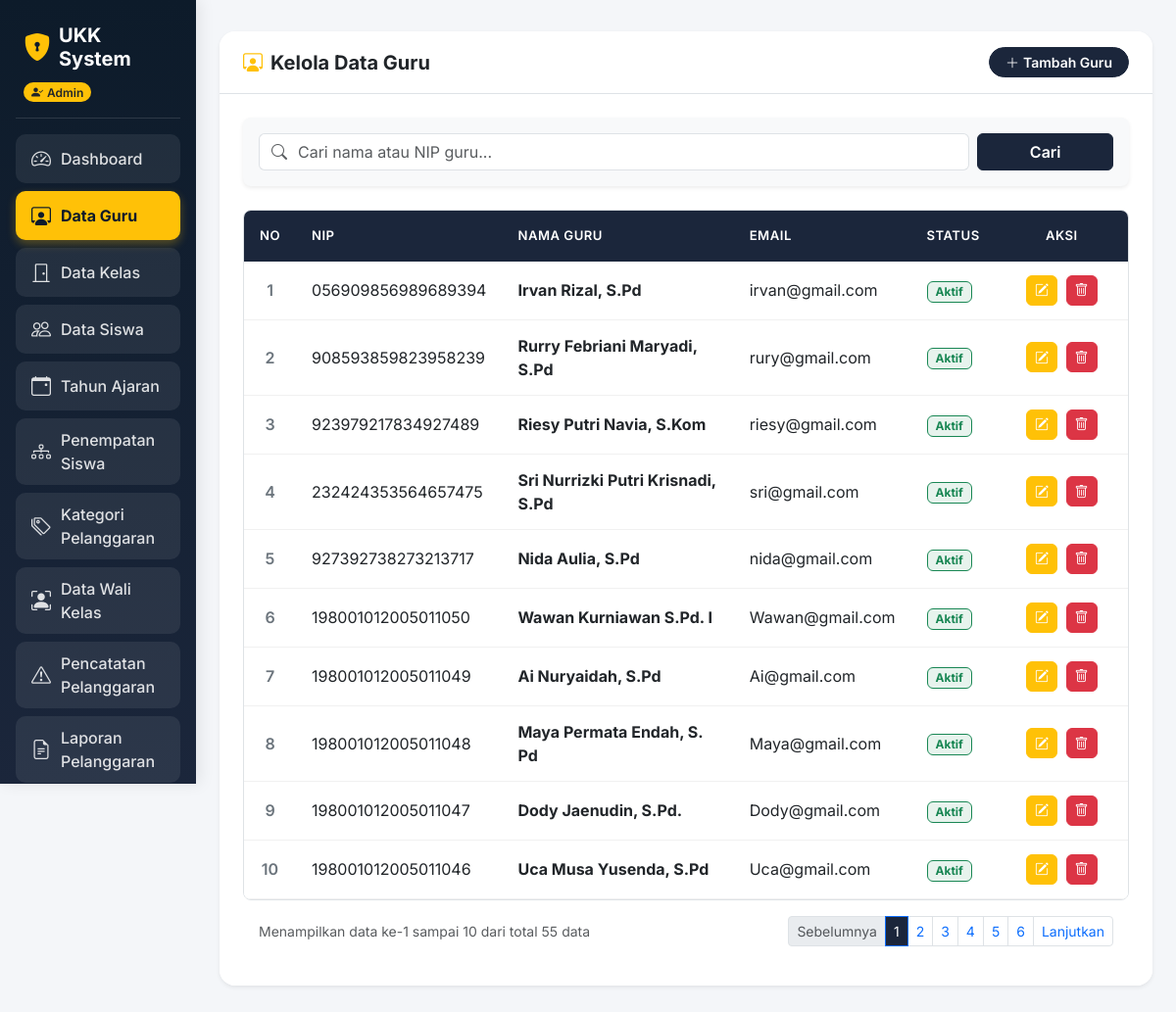
The page /dashboard.php?tab=menu2 (signed in) on the database its author committed.
### tables this page shows
CREATE TABLE `t_guru` (
  `id` int(11) NOT NULL,
  `nip` varchar(30) NOT NULL,
  `nama` varchar(150) DEFAULT NULL,
  `email` varchar(150) NOT NULL,
  `status_aktif` tinyint(1) NOT NULL,
  `user_id` int(11) NOT NULL,
  `created_at` timestamp NOT NULL DEFAULT current_timestamp(),
  `updated_at` timestamp NOT NULL DEFAULT current_timestamp()
);

### tab_guru.php (shortened to what this page needs)
<?php
$batas = 10;
$halaman = isset($_GET['halaman']) ? (int)$_GET['halaman'] : 1;
$halaman_awal = ($halaman > 1) ? ($halaman * $batas) - $batas : 0;
$cari = isset($_GET['cari_guru']) ? mysqli_real_escape_string($koneksi, $_GET['cari_guru']) : '';
$action = $_GET['action'] ?? '';
?>
<div class="container-fluid py-2 px-0">
  <?php if ($action === 'tambah'): ?>
    <div class="row">
      <div class="col-12">
        <form action="dashboard.php?tab=menu2&action=tambah" method="POST">
          <div class="card border-0 shadow-sm rounded-4 overflow-hidden">
            <div class="card-header text-white p-4" style="background: linear-gradient(135deg, #0d1b2a 0%, #1b263b 100%);">
              <h5 class="mb-0 fw-bold"><i class="bi bi-person-plus-fill me-2 text-warning"></i>Tambah Data Guru & Akun Login Baru</h5>
            </div>
            <div class="card-body p-4 bg-white">
              <div class="row g-3 mb-3">
                <div class="col-md-6">
                  <label class="form-label fw-bold">NIP Guru (Maks. 18 Digit)</label>
                  <input type="text" name="nip" class="form-control" maxlength="18" placeholder="Masukkan NIP (Maks 18 angka)" required>
                </div>
                <div class="col-md-6">
                  <label class="form-label fw-bold">Nama Lengkap</label>
                  <input type="text" name="nama" class="form-control" placeholder="Masukkan Nama Guru" required>
                </div>
              </div>
              <div class="row g-3 mb-3">
                <div class="col-md-6">
                  <label class="form-label fw-bold">Email (Untuk Login)</label>
                  <input type="email" name="email" class="form-control" placeholder="contoh@sekolah.sch.id" required>
                </div>
                <div class="col-md-6">
                  <label class="form-label fw-bold">Status Aktif</label>
                  <select name="status_aktif" class="form-select" required>
                    <option value="1">Aktif</option>
                    <option value="0">Tidak Aktif</option>
                  </select>
                </div>
              </div>
              <div class="mb-4">
                <label class="form-label fw-bold">Password Akun Login Guru</label>
                <input type="password" name="password" class="form-control" placeholder="Masukkan password (Default: 123456 jika kosong)">
                <small class="text-muted">*Akun login baru akan otomatis terdaftar dan bisa langsung dipakai guru untuk masuk ke sistem.</small>
              </div>
              <div class="pt-3 border-top d-flex gap-2 justify-content-end">
                <a href="dashboard.php?tab=menu2" class="btn btn-secondary px-4">Batal</a>
                <button type="submit" name="simpan_guru" class="btn text-white px-4 fw-bold" style="background-color: #1b263b; border-color: #1b263b;">Simpan & Buat Akun</button>
              </div>
            </div>
          </div>
        </form>
      </div>
    </div>
  <?php else:
      if (!empty($cari)) {
          $query_total = mysqli_query($koneksi, "SELECT * FROM t_guru WHERE nama LIKE '%$cari%' OR nip LIKE '%$cari%'");
      } else {
          $query_total = mysqli_query($koneksi, "SELECT * FROM t_guru");
      }
      $total_data = ($query_total) ? mysqli_num_rows($query_total) : 0;
      $total_halaman = ceil($total_data / $batas);
  ?>
  <div class="card border-0 shadow-sm rounded-4 overflow-hidden mb-4">
    <div class="card-header bg-white py-3 px-4 border-bottom d-flex flex-wrap justify-content-between align-items-center gap-2">
      <h5 class="fw-bold mb-0 text-dark">
        <i class="bi bi-person-workspace me-2 text-warning"></i>Kelola Data Guru
      </h5>
      <a href="dashboard.php?tab=menu2&action=tambah" class="btn btn-sm px-3 rounded-pill fw-semibold text-white" style="background-color: #1b263b; border-color: #1b263b;">
        <i class="bi bi-plus-lg me-1"></i>Tambah Guru
      </a>
    </div>
    <div class="card-body p-4 bg-white">
      <div class="card border-0 shadow-sm mb-4 rounded-3 bg-light">
        <div class="card-body p-3">
          <form action="dashboard.php" method="GET" class="row g-2 align-items-center">
            <div class="col-md-10">
              <div class="input-group">
                <span class="input-group-text bg-white text-muted border-end-0"><i class="bi bi-search"></i></span>
                <input type="text" name="cari_guru" class="form-control border-start-0 ps-0" placeholder="Cari nama atau NIP guru..." value="<?= htmlspecialchars($cari); ?>">
              </div>
            </div>
            <div class="col-md-2 d-flex gap-2">
              <button type="submit" class="btn w-100 fw-semibold text-white" style="background-color: #1b263b; border-color: #1b263b;">Cari</button>
            </div>
          </form>
        </div>
      </div>
      <div class="table-responsive rounded-3 overflow-hidden border">
        <table class="table table-hover align-middle mb-0">
          <thead>
            <tr>
              <th class="py-3 text-center" style="width: 5%;">NO</th>
              <th class="py-3">NIP</th>
              <th class="py-3">NAMA GURU</th>
              <th class="py-3">EMAIL</th>
              <th class="py-3">STATUS</th>
              <th class="py-3 text-center" style="width: 15%;">AKSI</th>
            </tr>
          </thead>
          <tbody>
            <?php
            if (!empty($cari)) {
                $q_guru = mysqli_query($koneksi, "SELECT * FROM t_guru WHERE nama LIKE '%$cari%' OR nip LIKE '%$cari%' ORDER BY id DESC LIMIT $halaman_awal, $batas");
            } else {
                $q_guru = mysqli_query($koneksi, "SELECT * FROM t_guru ORDER BY id DESC LIMIT $halaman_awal, $batas");
            }
            if ($q_guru && mysqli_num_rows($q_guru) > 0) {
                $no = $halaman_awal + 1;
                while ($g = mysqli_fetch_assoc($q_guru)) {
                    $status_badge = (($g['status_aktif'] ?? 1) == 1) ? '<span class="badge bg-success bg-opacity-10 text-success border border-success px-2 py-1">Aktif</span>' : '<span class="badge bg-secondary bg-opacity-10 text-secondary border px-2 py-1">Tidak Aktif</span>';
            ?>
                    <tr>
                      <td class="text-center fw-semibold text-secondary"><?= $no; ?></td>
                      <td><?= htmlspecialchars($g['nip'] ?? '-'); ?></td>
                      <td class="fw-bold text-dark"><?= htmlspecialchars($g['nama'] ?? '-'); ?></td>
                      <td><?= htmlspecialchars($g['email'] ?? '-'); ?></td>
                      <td><?= $status_badge; ?></td>
                      <td class="text-center">
                        <a href="dashboard.php?tab=menu2&action=edit&id=<?= $g['id']; ?>" class="btn btn-warning btn-sm text-white px-2 py-1 rounded-2 me-1" title="Edit">
                          <i class="bi bi-pencil-square"></i>
                        </a>
                        <a href="guru/guru_hapus.php?id=<?= $g['id']; ?>" class="btn btn-danger btn-sm px-2 py-1 rounded-2" title="Hapus" onclick="return confirm('Yakin ingin menghapus data guru ini?')">
                          <i class="bi bi-trash"></i>
                        </a>
                      </td>
                    </tr>
            <?php
                    $no++;
                }
            } else {
                echo "<tr><td colspan='6' class='text-center py-4 text-muted'>
                        <i class='bi bi-folder2-open display-6 d-block mb-2'></i>
                        Belum ada data guru di database.
                      </td></tr>";
            }
            ?>
          </tbody>
        </table>
      </div>
      <?php if ($total_halaman > 1): ?>
      <div class="card-footer bg-white border-0 py-3 d-flex justify-content-between align-items-center">
        <small class="text-muted">
          Menampilkan data ke-<?= ($halaman_awal + 1); ?> sampai <?= min($halaman_awal + $batas, $total_data); ?> dari total <?= $total_data; ?> data
        </small>
        <nav>
          <ul class="pagination pagination-sm mb-0">
            <li class="page-item <?= ($halaman <= 1) ? 'disabled' : ''; ?>">
              <a class="page-link" href="dashboard.php?tab=menu2&halaman=<?= $halaman - 1; ?><?= !empty($cari) ? '&cari_guru='.$cari : ''; ?>">Sebelumnya</a>
            </li>
            <?php for ($x = 1; $x <= $total_halaman; $x++): ?>
              <li class="page-item <?= ($halaman == $x) ? 'active' : ''; ?>">
                <a class="page-link" style="<?= ($halaman == $x) ? 'background-color: #1b263b; color: white;' : ''; ?>" href="dashboard.php?tab=menu2&halaman=<?= $x; ?><?= !empty($cari) ? '&cari_guru='.$cari : ''; ?>"><?= $x; ?></a>
              </li>
            <?php endfor; ?>
            <li class="page-item <?= ($halaman >= $total_halaman) ? 'disabled' : ''; ?>">
              <a class="page-link" href="dashboard.php?tab=menu2&halaman=<?= $halaman + 1; ?><?= !empty($cari) ? '&cari_guru='.$cari : ''; ?>">Lanjutkan</a>
            </li>
          </ul>
        </nav>
      </div>
      <?php endif; ?>
    </div>
  </div>
  <?php endif; ?>
</div>

### dashboard.php (style rules this page uses)
body { font-family: 'Inter', sans-serif; background-color: #f4f6f9; color: #333; }
.table thead th { background-color: #1b263b; color: #ffffff; font-weight: 600; text-transform: uppercase; font-size: 0.82rem; letter-spacing: 0.5px; padding: 14px 16px; border: none; }
.table tbody td { padding: 14px 16px; vertical-align: middle; border-color: #f1f1f1; }

### rows shown on the page
t_guru: nip "056909856989689394", nama "Irvan Rizal, S.Pd", email "irvan@gmail.com", status_aktif "Aktif"
t_guru: nip "908593859823958239", nama "Rurry Febriani Maryadi, S.Pd", email "rury@gmail.com", status_aktif "Aktif"
t_guru: nip "923979217834927489", nama "Riesy Putri Navia, S.Kom", email "riesy@gmail.com", status_aktif "Aktif"
t_guru: nip "232424353564657475", nama "Sri Nurrizki Putri Krisnadi, S.Pd", email "sri@gmail.com", status_aktif "Aktif"
t_guru: nip "927392738273213717", nama "Nida Aulia, S.Pd", email "nida@gmail.com", status_aktif "Aktif"
t_guru: nip "198001012005011050", nama "Wawan Kurniawan S.Pd. I", email "Wawan@gmail.com", status_aktif "Aktif"
t_guru: nip "198001012005011049", nama "Ai Nuryaidah, S.Pd", email "Ai@gmail.com", status_aktif "Aktif"
t_guru: nip "198001012005011048", nama "Maya Permata Endah, S. Pd", email "Maya@gmail.com", status_aktif "Aktif"
t_guru: nip "198001012005011047", nama "Dody Jaenudin, S.Pd.", email "Dody@gmail.com", status_aktif "Aktif"
t_guru: nip "198001012005011046", nama "Uca Musa Yusenda, S.Pd", email "Uca@gmail.com", status_aktif "Aktif"

### other values the page prints
$role "Admin"
$menu['name'] "Dashboard"
$menu['name'] "Data Guru"
$menu['name'] "Data Kelas"
$menu['name'] "Data Siswa"
$menu['name'] "Tahun Ajaran"
$menu['name'] "Penempatan Siswa"
$menu['name'] "Kategori Pelanggaran"
$menu['name'] "Data Wali Kelas"
$menu['name'] "Pencatatan Pelanggaran"
$menu['name'] "Laporan Pelanggaran"
$halaman_awal + 1 "1"
min($halaman_awal + $batas, $total_data) "10"
$total_data "55"
